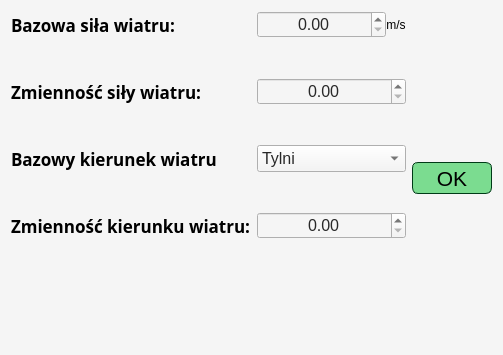
<?xml version="1.0" encoding="UTF-8"?>
<ui version="4.0">
 <class>WindsGeneratorSettingsWidgetInputItem</class>
 <widget class="QWidget" name="WindsGeneratorSettingsWidgetInputItem">
  <property name="geometry">
   <rect>
    <x>0</x>
    <y>0</y>
    <width>490</width>
    <height>355</height>
   </rect>
  </property>
  <property name="windowTitle">
   <string>Form</string>
  </property>
  <property name="styleSheet">
   <string notr="true">background-color: rgb(245, 245, 245);</string>
  </property>
  <layout class="QHBoxLayout" name="horizontalLayout_2">
   <item>
    <layout class="QFormLayout" name="formLayout_main">
     <property name="verticalSpacing">
      <number>40</number>
     </property>
     <item row="0" column="0">
      <widget class="QLabel" name="label">
       <property name="font">
        <font>
         <family>Quicksand Medium</family>
         <pointsize>13</pointsize>
         <bold>true</bold>
        </font>
       </property>
       <property name="styleSheet">
        <string notr="true">color: rgb(0, 0, 0);
background: transparent;</string>
       </property>
       <property name="text">
        <string>Bazowa siła wiatru: </string>
       </property>
      </widget>
     </item>
     <item row="1" column="0">
      <widget class="QLabel" name="label_2">
       <property name="font">
        <font>
         <family>Quicksand Medium</family>
         <pointsize>13</pointsize>
         <bold>true</bold>
        </font>
       </property>
       <property name="styleSheet">
        <string notr="true">color: rgb(0, 0, 0);
background: transparent;</string>
       </property>
       <property name="text">
        <string>Zmienność siły wiatru: </string>
       </property>
      </widget>
     </item>
     <item row="2" column="0">
      <widget class="QLabel" name="label_3">
       <property name="font">
        <font>
         <family>Quicksand Medium</family>
         <pointsize>13</pointsize>
         <bold>true</bold>
        </font>
       </property>
       <property name="styleSheet">
        <string notr="true">color: rgb(0, 0, 0);
background: transparent;</string>
       </property>
       <property name="text">
        <string>Bazowy kierunek wiatru</string>
       </property>
      </widget>
     </item>
     <item row="3" column="0">
      <widget class="QLabel" name="label_4">
       <property name="font">
        <font>
         <family>Quicksand Medium</family>
         <pointsize>13</pointsize>
         <bold>true</bold>
        </font>
       </property>
       <property name="styleSheet">
        <string notr="true">color: rgb(0, 0, 0);
background: transparent;</string>
       </property>
       <property name="text">
        <string>Zmienność kierunku wiatru:</string>
       </property>
      </widget>
     </item>
     <item row="2" column="1">
      <widget class="QComboBox" name="comboBox_baseWindDirection">
       <property name="font">
        <font>
         <pointsize>12</pointsize>
        </font>
       </property>
       <property name="styleSheet">
        <string notr="true">color: rgb(40, 40, 40);
background-color: rgb(245, 245, 245);</string>
       </property>
       <item>
        <property name="text">
         <string>Tylni</string>
        </property>
       </item>
       <item>
        <property name="text">
         <string>Tylnio-boczny</string>
        </property>
       </item>
       <item>
        <property name="text">
         <string>Boczny</string>
        </property>
       </item>
       <item>
        <property name="text">
         <string>Przednio-boczny</string>
        </property>
       </item>
       <item>
        <property name="text">
         <string>Przedni</string>
        </property>
       </item>
      </widget>
     </item>
     <item row="1" column="1">
      <widget class="QDoubleSpinBox" name="doubleSpinBox_windStrengthChange">
       <property name="font">
        <font>
         <pointsize>12</pointsize>
        </font>
       </property>
       <property name="styleSheet">
        <string notr="true">color: rgb(40, 40, 40);
background-color: rgb(245, 245, 245);</string>
       </property>
       <property name="alignment">
        <set>Qt::AlignCenter</set>
       </property>
       <property name="maximum">
        <double>10.000000000000000</double>
       </property>
      </widget>
     </item>
     <item row="3" column="1">
      <widget class="QDoubleSpinBox" name="doubleSpinBox_windDirectionChange">
       <property name="font">
        <font>
         <pointsize>12</pointsize>
        </font>
       </property>
       <property name="styleSheet">
        <string notr="true">color: rgb(40, 40, 40);
background-color: rgb(245, 245, 245);</string>
       </property>
       <property name="alignment">
        <set>Qt::AlignCenter</set>
       </property>
       <property name="maximum">
        <double>10.000000000000000</double>
       </property>
      </widget>
     </item>
     <item row="0" column="1">
      <layout class="QHBoxLayout" name="horizontalLayout">
       <item>
        <widget class="QDoubleSpinBox" name="doubleSpinBox_baseWindStrength">
         <property name="font">
          <font>
           <pointsize>12</pointsize>
          </font>
         </property>
         <property name="styleSheet">
          <string notr="true">color: rgb(40, 40, 40);
background-color: rgb(245, 245, 245);</string>
         </property>
         <property name="alignment">
          <set>Qt::AlignCenter</set>
         </property>
         <property name="decimals">
          <number>2</number>
         </property>
         <property name="maximum">
          <double>1000.000000000000000</double>
         </property>
         <property name="singleStep">
          <double>0.500000000000000</double>
         </property>
        </widget>
       </item>
       <item>
        <widget class="QLabel" name="label_ms">
         <property name="sizePolicy">
          <sizepolicy hsizetype="Maximum" vsizetype="Preferred">
           <horstretch>0</horstretch>
           <verstretch>0</verstretch>
          </sizepolicy>
         </property>
         <property name="styleSheet">
          <string notr="true">color: rgb(0, 0, 0);
background-color: rgb(245, 245, 245);</string>
         </property>
         <property name="text">
          <string>m/s</string>
         </property>
         <property name="alignment">
          <set>Qt::AlignCenter</set>
         </property>
        </widget>
       </item>
      </layout>
     </item>
    </layout>
   </item>
   <item>
    <spacer name="horizontalSpacer">
     <property name="orientation">
      <enum>Qt::Horizontal</enum>
     </property>
     <property name="sizeHint" stdset="0">
      <size>
       <width>3</width>
       <height>20</height>
      </size>
     </property>
    </spacer>
   </item>
   <item>
    <layout class="QVBoxLayout" name="verticalLayout_characteristicsEditor">
     <item>
      <spacer name="verticalSpacer">
       <property name="orientation">
        <enum>Qt::Vertical</enum>
       </property>
       <property name="sizeHint" stdset="0">
        <size>
         <width>20</width>
         <height>40</height>
        </size>
       </property>
      </spacer>
     </item>
     <item>
      <widget class="QPushButton" name="pushButton_submit">
       <property name="minimumSize">
        <size>
         <width>80</width>
         <height>32</height>
        </size>
       </property>
       <property name="font">
        <font>
         <family>Ubuntu</family>
         <pointsize>16</pointsize>
        </font>
       </property>
       <property name="focusPolicy">
        <enum>Qt::StrongFocus</enum>
       </property>
       <property name="styleSheet">
        <string notr="true">QPushButton{
border: 1px solid rgb(0, 59, 23);
border-radius: 6px;
color: rgb(0, 0, 0);
background-color: rgb(123, 220, 144);
}
QPushButton:hover{
background-color: rgb(153, 253, 174);
}</string>
       </property>
       <property name="text">
        <string>OK</string>
       </property>
      </widget>
     </item>
     <item>
      <spacer name="verticalSpacer_3">
       <property name="orientation">
        <enum>Qt::Vertical</enum>
       </property>
       <property name="sizeHint" stdset="0">
        <size>
         <width>20</width>
         <height>40</height>
        </size>
       </property>
      </spacer>
     </item>
    </layout>
   </item>
  </layout>
 </widget>
 <resources/>
 <connections/>
</ui>
